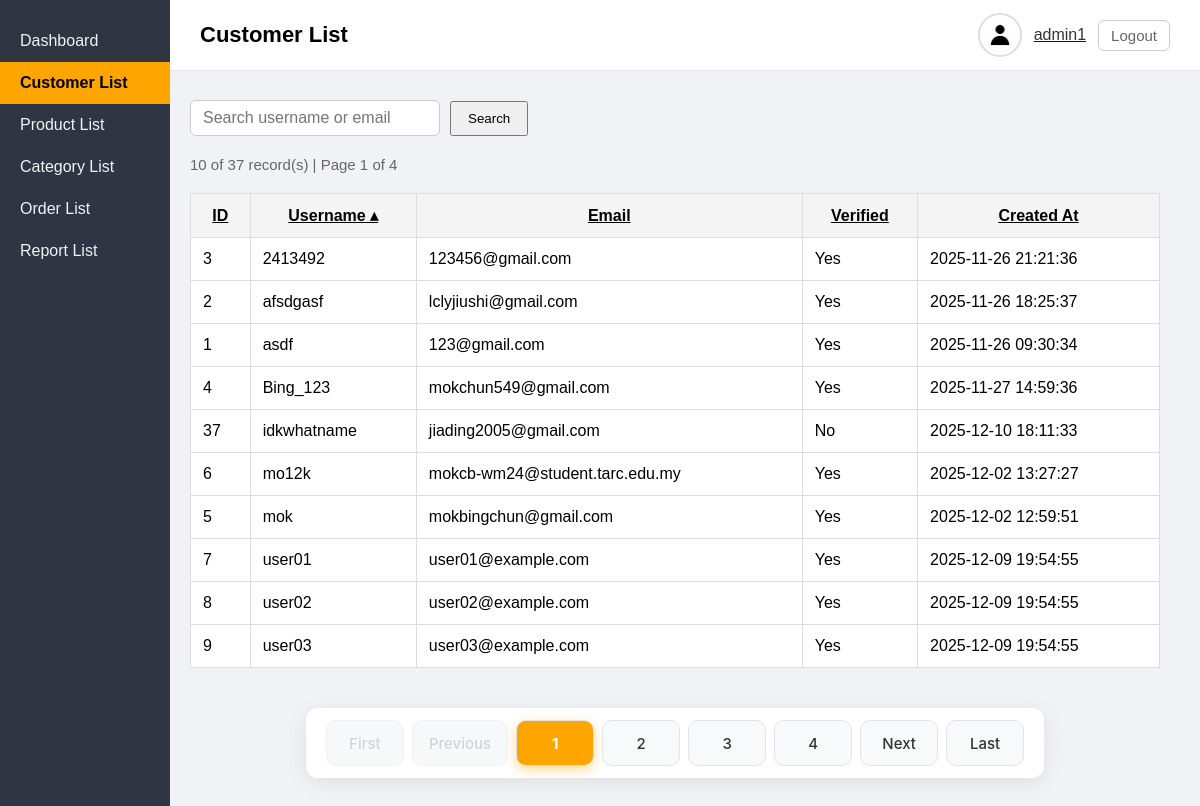
The app's page /admin/page/customer.php?sort=username&dir=asc&page=1 (signed in), older data.
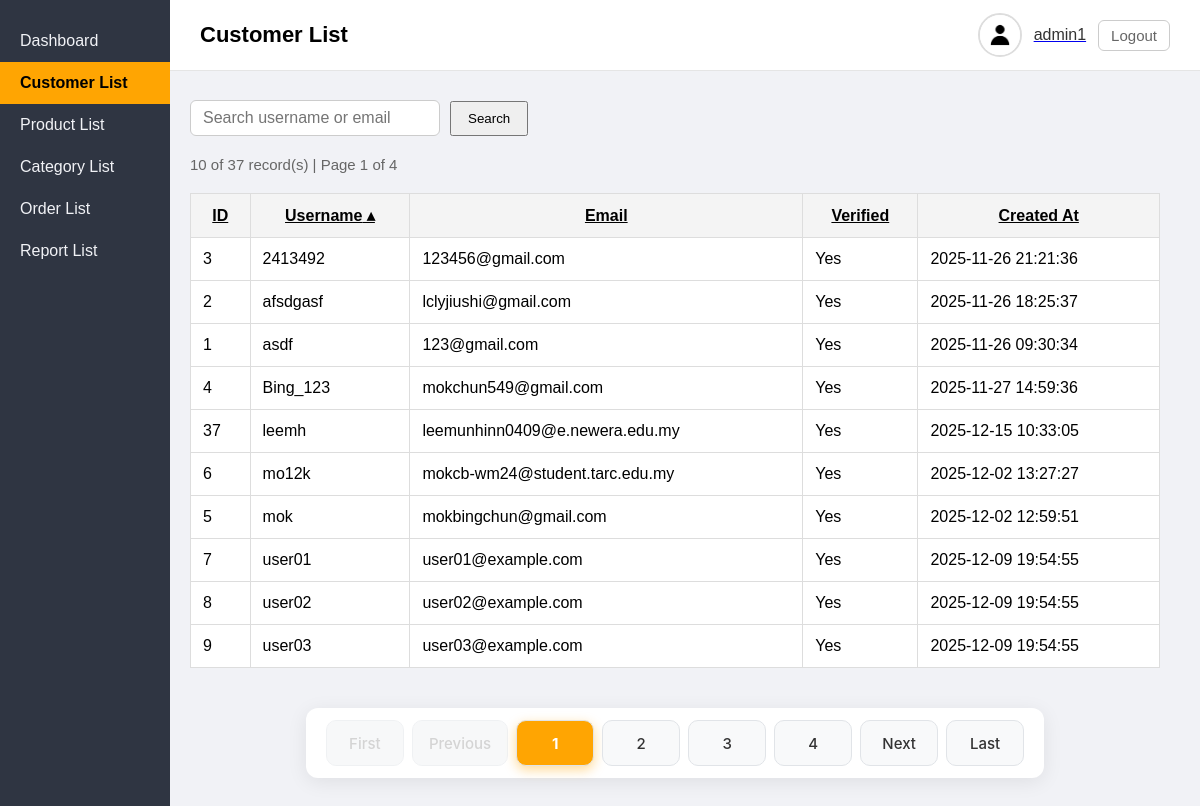
The same page, newer data.
### tables this page shows
CREATE TABLE `customer` (
  `customer_id` int(11) NOT NULL,
  `username` varchar(100) NOT NULL,
  `email` varchar(100) NOT NULL,
  `is_verified` tinyint(1) DEFAULT 0,
  `password` varchar(255) NOT NULL,
  `failed_attempt` int(11) NOT NULL DEFAULT 0,
  `last_failed_at` datetime DEFAULT NULL,
  `phone` varchar(20) NOT NULL,
  `birthdate` date NOT NULL,
  `gender` char(1) NOT NULL,
  `created_at` datetime NOT NULL DEFAULT current_timestamp(),
  `photo` varchar(255) NOT NULL
);

### admin/page/customer.php (the view, shortened to what this page needs)
<?php
require '../_base.php';
$fields = [
    'customer_id'   => 'ID',
    'username'      => 'Username',
    'email'         => 'Email',
    'is_verified'   => 'Verified',
    'created_at'    => 'Created At',
];
$sort = req('sort');
key_exists($sort, $fields) || $sort = 'customer_id';
$dir = req('dir');
in_array($dir, ['asc', 'desc']) || $dir = 'asc';
$sql = "SELECT * FROM customer WHERE 1=1";
$params = [];
$sql .= " ORDER BY $sort $dir";
$page = req('page', 1);
require_once '../lib/SimplePager.php';
$p = new SimplePager($sql, $params, 10, $page);
$customer_list = $p->result;
include '../_head.php';
?>
<div class="content">
    <form method="get" class="search-form" style="margin-bottom:20px; display:flex; gap:10px;">
        <?= html_search('keyword', 'Search username or email', 'style="padding:8px 12px; border:1px solid #ccc; border-radius:6px; width:250px;"') ?>
        <button style="padding:8px 16px;">Search</button>
    </form>
        <p style="margin:20px 0; color:#666; font-size:15px;">
           <?= $p->count ?> of <?= $p->item_count ?> record(s) |
    Page <?= $p->page ?> of <?= $p->page_count ?>
        </p>
    <table class="customers-table">
        <thead>
            <tr>
                <?= table_headers($fields, $sort, $dir, "page=$page") ?>
            </tr>
        </thead>
        <tbody>
            <?php if (empty($customer_list)): ?>
                <tr><td colspan="5" style="text-align:center; padding:20px;">No results found</td></tr>
            <?php else: ?>
                <?php foreach ($customer_list as $customer): ?>
                    <tr>
                        <td><?= $customer->customer_id ?></td>
                        <td><?= $customer->username ?></td>
                        <td><?= $customer->email ?></td>
                        <td><?= $customer->is_verified ? 'Yes' : 'No' ?></td>
                        <td><?= $customer->created_at ?></td>
                    </tr>
                <?php endforeach; ?>
            <?php endif; ?>
        </tbody>
    </table>
    <div style="margin-top:20px;">
        <?= $p->html("sort=$sort&dir=$dir") ?>
    </div>
</div>
<?php include '../_foot.php'; ?>

Row changes from the older to the newer data that the page shows:
changed customer id 37: username "idkwhatname" → "leemh"; email "jiading2005@gmail.com" → "leemunhinn0409@e.newera.edu.my"; created_at "2025-12-10 18:11:33" → "2025-12-15 10:33:05"; is_verified "No" → "Yes"
